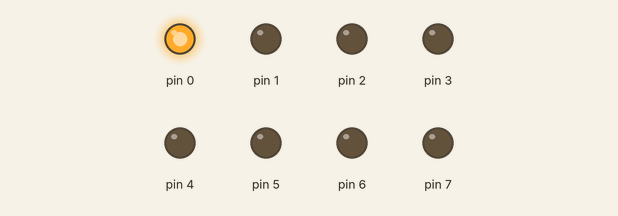
Bench run of a sketch on a simulated Arduino Uno, built with avr-gcc and run on an emulated ATmega328P. Parts: output pins drawn as LEDs (lit = HIGH).

Above: at 0.5 s.
At 2.5 s:
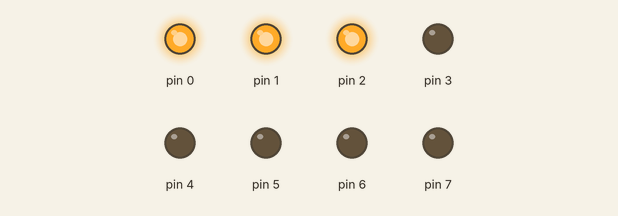
At 4.5 s:
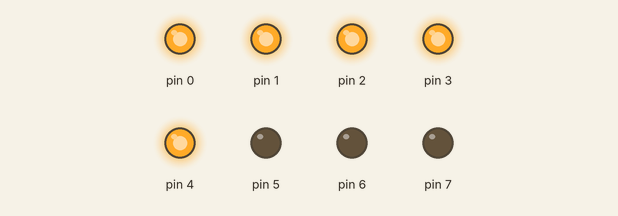
At 8.0 s:
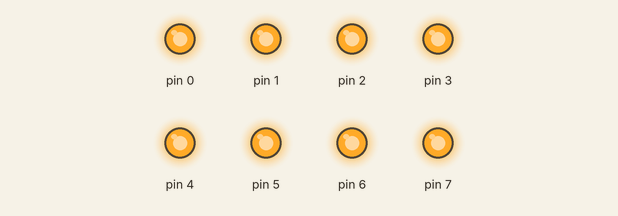
At 12.5 s:
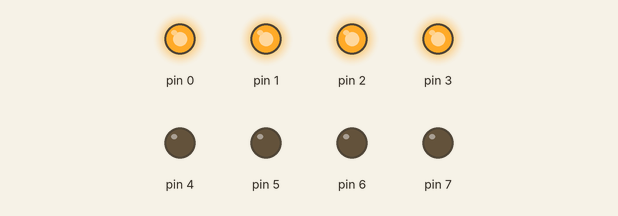
At 17.5 s:
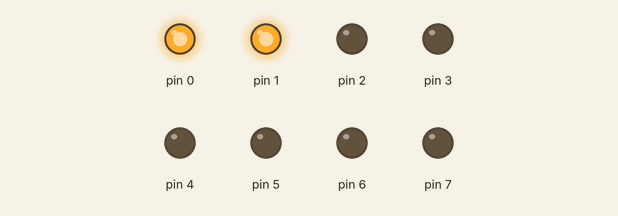
Timing chart, 0 to 18.4 s (numbered marks = the images above):
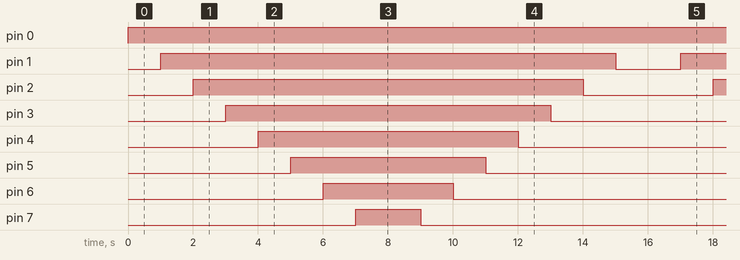

The sketch:

running_led.ino
```cpp
void setup() {
  // put your setup code here, to run once:
  pinMode(0, OUTPUT);
  pinMode(1, OUTPUT);
  pinMode(2, OUTPUT);
  pinMode(3, OUTPUT);
  pinMode(4, OUTPUT);
  pinMode(5, OUTPUT);
  pinMode(6, OUTPUT);
  pinMode(7, OUTPUT);
}

void loop() {
  // put your main code here, to run repeatedly:
  for(int i=0;i<8;i++) {
    digitalWrite(i,HIGH);
    delay(1000);
  }
  for(int i=8;i>0;i--) {
    digitalWrite(i,LOW);
    delay(1000);
  }
}
```

Measured:
- by itself, pin 0: LOW → HIGH at 0.00 s
- by itself, pin 1: alternates HIGH for 14.0 s and LOW for 2.0 s
- by itself, pin 2: alternates HIGH for 12.0 s and LOW for 4.0 s
- by itself, pin 3: alternates HIGH for 10.0 s and LOW for 6.0 s
- by itself, pin 4: alternates HIGH for 8.0 s and LOW for 8.0 s
- by itself, pin 5: alternates HIGH for 6.0 s and LOW for 10.0 s
- by itself, pin 6: alternates HIGH for 4.0 s and LOW for 12.0 s
- by itself, pin 7: alternates HIGH for 2.0 s and LOW for 14.0 s
